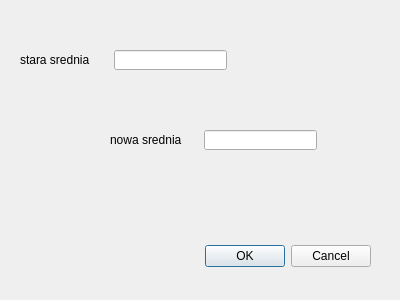
<?xml version="1.0" encoding="UTF-8"?>
<ui version="4.0">
 <class>edytuj2_srednia_Dialog</class>
 <widget class="QDialog" name="edytuj2_srednia_Dialog">
  <property name="geometry">
   <rect>
    <x>0</x>
    <y>0</y>
    <width>400</width>
    <height>300</height>
   </rect>
  </property>
  <property name="windowTitle">
   <string>Dialog</string>
  </property>
  <widget class="QDialogButtonBox" name="buttonBox">
   <property name="geometry">
    <rect>
     <x>30</x>
     <y>240</y>
     <width>341</width>
     <height>32</height>
    </rect>
   </property>
   <property name="orientation">
    <enum>Qt::Horizontal</enum>
   </property>
   <property name="standardButtons">
    <set>QDialogButtonBox::Cancel|QDialogButtonBox::Ok</set>
   </property>
  </widget>
  <widget class="QLabel" name="label_2">
   <property name="geometry">
    <rect>
     <x>20</x>
     <y>50</y>
     <width>91</width>
     <height>20</height>
    </rect>
   </property>
   <property name="text">
    <string>stara srednia</string>
   </property>
  </widget>
  <widget class="QLineEdit" name="txtbox_srednia">
   <property name="geometry">
    <rect>
     <x>114</x>
     <y>50</y>
     <width>113</width>
     <height>20</height>
    </rect>
   </property>
  </widget>
  <widget class="QLabel" name="label_3">
   <property name="geometry">
    <rect>
     <x>110</x>
     <y>130</y>
     <width>91</width>
     <height>20</height>
    </rect>
   </property>
   <property name="text">
    <string>nowa srednia</string>
   </property>
  </widget>
  <widget class="QLineEdit" name="txtbox_nowasrednia">
   <property name="geometry">
    <rect>
     <x>204</x>
     <y>130</y>
     <width>113</width>
     <height>20</height>
    </rect>
   </property>
   <property name="text">
    <string/>
   </property>
  </widget>
 </widget>
 <resources/>
 <connections>
  <connection>
   <sender>buttonBox</sender>
   <signal>accepted()</signal>
   <receiver>edytuj2_srednia_Dialog</receiver>
   <slot>accept()</slot>
   <hints>
    <hint type="sourcelabel">
     <x>248</x>
     <y>254</y>
    </hint>
    <hint type="destinationlabel">
     <x>157</x>
     <y>274</y>
    </hint>
   </hints>
  </connection>
  <connection>
   <sender>buttonBox</sender>
   <signal>rejected()</signal>
   <receiver>edytuj2_srednia_Dialog</receiver>
   <slot>reject()</slot>
   <hints>
    <hint type="sourcelabel">
     <x>316</x>
     <y>260</y>
    </hint>
    <hint type="destinationlabel">
     <x>286</x>
     <y>274</y>
    </hint>
   </hints>
  </connection>
 </connections>
</ui>
